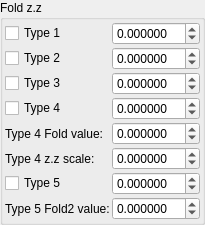
    <widget class="QGroupBox" name="groupBox_3">
     <property name="title">
      <string>Fold z.z</string>
     </property>
     <layout class="QVBoxLayout" name="verticalLayout_5">
      <property name="leftMargin">
       <number>2</number>
      </property>
      <property name="topMargin">
       <number>2</number>
      </property>
      <property name="rightMargin">
       <number>2</number>
      </property>
      <property name="bottomMargin">
       <number>2</number>
      </property>
      <item>
       <layout class="QGridLayout" name="gridLayout_26" columnstretch="0,1">
        <property name="spacing">
         <number>2</number>
        </property>
        <item row="5" column="1">
         <widget class="MyDoubleSpinBox" name="spinbox3_surfBox_offset1A_222_z">
          <property name="sizePolicy">
           <sizepolicy hsizetype="Minimum" vsizetype="Maximum">
            <horstretch>0</horstretch>
            <verstretch>0</verstretch>
           </sizepolicy>
          </property>
          <property name="prefix">
           <string/>
          </property>
          <property name="decimals">
           <number>6</number>
          </property>
          <property name="minimum">
           <double>-99.989999999999995</double>
          </property>
          <property name="singleStep">
           <double>0.100000000000000</double>
          </property>
         </widget>
        </item>
        <item row="4" column="0">
         <widget class="MyCheckBox" name="checkBox_surfBox_enabledZ4_false">
          <property name="text">
           <string>Type 4</string>
          </property>
         </widget>
        </item>
        <item row="4" column="1">
         <widget class="MyDoubleSpinBox" name="spinbox3_surfBox_offset2B_111_z">
          <property name="sizePolicy">
           <sizepolicy hsizetype="Minimum" vsizetype="Maximum">
            <horstretch>0</horstretch>
            <verstretch>0</verstretch>
           </sizepolicy>
          </property>
          <property name="prefix">
           <string/>
          </property>
          <property name="decimals">
           <number>6</number>
          </property>
          <property name="minimum">
           <double>-99.989999999999995</double>
          </property>
          <property name="singleStep">
           <double>0.100000000000000</double>
          </property>
         </widget>
        </item>
        <item row="6" column="0">
         <widget class="QLabel" name="label_173">
          <property name="text">
           <string>Type 4 z.z scale:</string>
          </property>
         </widget>
        </item>
        <item row="8" column="0">
         <widget class="QLabel" name="label_14">
          <property name="text">
           <string>Type 5 Fold2 value:</string>
          </property>
         </widget>
        </item>
        <item row="1" column="1">
         <widget class="MyDoubleSpinBox" name="spinbox3_surfBox_offset1A_111_z">
          <property name="sizePolicy">
           <sizepolicy hsizetype="Minimum" vsizetype="Maximum">
            <horstretch>0</horstretch>
            <verstretch>0</verstretch>
           </sizepolicy>
          </property>
          <property name="prefix">
           <string/>
          </property>
          <property name="decimals">
           <number>6</number>
          </property>
          <property name="minimum">
           <double>-99.989999999999995</double>
          </property>
          <property name="singleStep">
           <double>0.100000000000000</double>
          </property>
         </widget>
        </item>
        <item row="6" column="1">
         <widget class="MyDoubleSpinBox" name="spinbox_surfBox_scale1Z1">
          <property name="sizePolicy">
           <sizepolicy hsizetype="Minimum" vsizetype="Maximum">
            <horstretch>0</horstretch>
            <verstretch>0</verstretch>
           </sizepolicy>
          </property>
          <property name="prefix">
           <string/>
          </property>
          <property name="suffix">
           <string/>
          </property>
          <property name="decimals">
           <number>6</number>
          </property>
          <property name="minimum">
           <double>-9.990000000000000</double>
          </property>
          <property name="maximum">
           <double>9.990000000000000</double>
          </property>
          <property name="singleStep">
           <double>0.100000000000000</double>
          </property>
         </widget>
        </item>
        <item row="2" column="1">
         <widget class="MyDoubleSpinBox" name="spinbox3_surfBox_offset1B_111_z">
          <property name="sizePolicy">
           <sizepolicy hsizetype="Minimum" vsizetype="Maximum">
            <horstretch>0</horstretch>
            <verstretch>0</verstretch>
           </sizepolicy>
          </property>
          <property name="prefix">
           <string/>
          </property>
          <property name="decimals">
           <number>6</number>
          </property>
          <property name="minimum">
           <double>-99.989999999999995</double>
          </property>
          <property name="singleStep">
           <double>0.100000000000000</double>
          </property>
         </widget>
        </item>
        <item row="3" column="1">
         <widget class="MyDoubleSpinBox" name="spinbox3_surfBox_offset2A_111_z">
          <property name="sizePolicy">
           <sizepolicy hsizetype="Minimum" vsizetype="Maximum">
            <horstretch>0</horstretch>
            <verstretch>0</verstretch>
           </sizepolicy>
          </property>
          <property name="prefix">
           <string/>
          </property>
          <property name="decimals">
           <number>6</number>
          </property>
          <property name="minimum">
           <double>-99.989999999999995</double>
          </property>
          <property name="singleStep">
           <double>0.100000000000000</double>
          </property>
         </widget>
        </item>
        <item row="5" column="0">
         <widget class="QLabel" name="label_15">
          <property name="text">
           <string>Type 4 Fold value:</string>
          </property>
         </widget>
        </item>
        <item row="3" column="0">
         <widget class="MyCheckBox" name="checkBox_surfBox_enabledZ3_false">
          <property name="text">
           <string>Type 3</string>
          </property>
         </widget>
        </item>
        <item row="8" column="1">
         <widget class="MyDoubleSpinBox" name="spinbox3_surfBox_offset1B_222_z">
          <property name="sizePolicy">
           <sizepolicy hsizetype="Minimum" vsizetype="Maximum">
            <horstretch>0</horstretch>
            <verstretch>0</verstretch>
           </sizepolicy>
          </property>
          <property name="prefix">
           <string/>
          </property>
          <property name="decimals">
           <number>6</number>
          </property>
          <property name="minimum">
           <double>-99.989999999999995</double>
          </property>
          <property name="singleStep">
           <double>0.100000000000000</double>
          </property>
         </widget>
        </item>
        <item row="7" column="1">
         <widget class="MyDoubleSpinBox" name="spinbox3_surfBox_offset3A_111_z">
          <property name="sizePolicy">
           <sizepolicy hsizetype="Minimum" vsizetype="Maximum">
            <horstretch>0</horstretch>
            <verstretch>0</verstretch>
           </sizepolicy>
          </property>
          <property name="prefix">
           <string/>
          </property>
          <property name="decimals">
           <number>6</number>
          </property>
          <property name="minimum">
           <double>-99.989999999999995</double>
          </property>
          <property name="singleStep">
           <double>0.100000000000000</double>
          </property>
         </widget>
        </item>
        <item row="2" column="0">
         <widget class="MyCheckBox" name="checkBox_surfBox_enabledZ2_false">
          <property name="text">
           <string>Type 2</string>
          </property>
         </widget>
        </item>
        <item row="1" column="0">
         <widget class="MyCheckBox" name="checkBox_surfBox_enabledZ1">
          <property name="text">
           <string>Type 1</string>
          </property>
         </widget>
        </item>
        <item row="7" column="0">
         <widget class="MyCheckBox" name="checkBox_surfBox_enabledZ5_false">
          <property name="text">
           <string>Type 5</string>
          </property>
         </widget>
        </item>
       </layout>
      </item>
     </layout>
    </widget>
